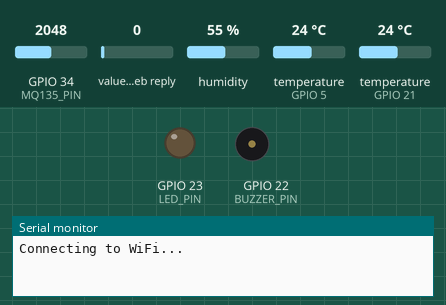
The sketch below on a simulated ESP32. Parts: output pins drawn as LEDs (lit = HIGH), buzzer (waves = sounding, pin HIGH), the last lines printed to the serial monitor. Inputs (shaded band) come from the test bench; at power-on: GPIO 34 (MQ135_PIN) = 2048, value in the web reply 0, humidity 55 %, temperature (sensors on GPIO 5, GPIO 21) 24 °C. WiFi joins after 1.5 s; servers stay silent unless stated; web services answer with replies made up by the test bench.

Above: at 0.1 s.
At 18.1 s:
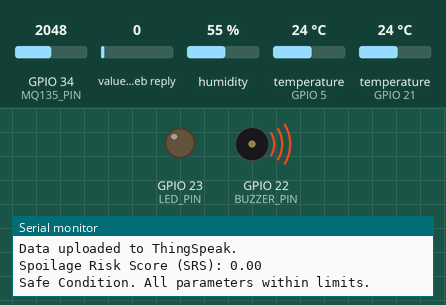
Timing chart, 0 to 19.6 s (numbered marks = the images above):
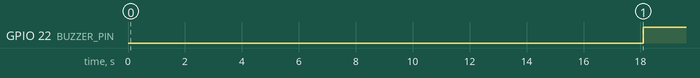

The sketch:

esp32_cold_chain_validator.ino
```cpp
/*
  Cold Chain Validator Firmware for ESP32

  This code reads temperature, humidity, and gas sensor data
  and uploads it to the ThingSpeak cloud platform.
  A Spoilage Risk Score (SRS) computed using cloud-based
  MATLAB analytics is fetched back to trigger alerts.

  Hardware:
  - ESP32
  - DS18B20 Temperature Sensor
  - DHT22 Humidity Sensor
  - MQ-135 Gas Sensor

  Note:
  This firmware was developed for an academic mini-project
  under the course CS61066 - Architecture and Protocols for IoT.
*/

#include <WiFi.h>
#include <HTTPClient.h>
#include <OneWire.h>
#include <DallasTemperature.h>
#include "DHT.h"

#define ONE_WIRE_BUS 5
#define DHTPIN 21
#define DHTTYPE DHT22
#define MQ135_PIN 34
#define LED_PIN 23
#define BUZZER_PIN 22

const char* ssid = "your_wifi_ssid";
const char* pass = "wifi_password";

String writeApiKey = "write_apikey_from_thingspeak_channel";
String readApiKey  = "read_apikey_from_thingspeak_channel";
String channelID   = "thingspeak_channel_id";
const char* server = "api.thingspeak.com";

OneWire oneWire(ONE_WIRE_BUS);
DallasTemperature ds18b20(&oneWire);
DHT dht(DHTPIN, DHTTYPE);

void setup() {
  Serial.begin(115200);
  pinMode(LED_PIN, OUTPUT);
  pinMode(BUZZER_PIN, OUTPUT);
  pinMode(MQ135_PIN, INPUT);

  Serial.println("Connecting to WiFi...");
  WiFi.begin(ssid, pass);
  while (WiFi.status() != WL_CONNECTED) {
    delay(500);
    Serial.print(".");
  }
  Serial.println("\nConnected to WiFi!");
  ds18b20.begin();
  dht.begin();
}

void loop() {

  ds18b20.requestTemperatures();
  float tempC = ds18b20.getTempCByIndex(0);
  float humidity = dht.readHumidity();
  int mq135_value = analogRead(MQ135_PIN);
  float voc_ppm = map(mq135_value, 0, 4095, 0, 500);

  String productName = "Unknown";
  String stageName = "Not Set";

  if (WiFi.status() == WL_CONNECTED) {
    HTTPClient http;

    String url1 = "https://api.thingspeak.com/channels/" + channelID + "/fields/5/last?api_key=" + readApiKey;
    http.begin(url1);
    int code1 = http.GET();
    if (code1 == 200) {
      int productID = http.getString().toInt();
      switch (productID) {
        case 1: productName = "Milk"; break;
        case 2: productName = "Meat"; break;
        case 3: productName = "Fruits"; break;
        default: productName = "General Food"; break;
      }
    }
    http.end();

    String url2 = "https://api.thingspeak.com/channels/" + channelID + "/fields/6/last?api_key=" + readApiKey;
    http.begin(url2);
    int code2 = http.GET();
    if (code2 == 200) {
      int stageID = http.getString().toInt();
      switch (stageID) {
        case 1: stageName = "Cold Storage"; break;
        case 2: stageName = "Transport Truck"; break;
        case 3: stageName = "Distribution Hub"; break;
        case 4: stageName = "Retail Outlet"; break;
        default: stageName = "Unknown Stage"; break;
      }
    }
    http.end();
  }

  Serial.println("\n----------- SENSOR READINGS -----------");
  Serial.print("Product Type: "); Serial.println(productName);
  Serial.print("Stage: "); Serial.println(stageName);
  Serial.print("Temperature (°C): "); Serial.println(tempC);
  Serial.print("Humidity (%): "); Serial.println(humidity);
  Serial.print("VOC (ppm): "); Serial.println(voc_ppm);

  if (WiFi.status() == WL_CONNECTED) {
    HTTPClient http;
    String url = "https://api.thingspeak.com/update?api_key=" + writeApiKey +
                 "&field1=" + String(tempC) +
                 "&field2=" + String(tempC) +
                 "&field3=" + String(humidity) +
                 "&field4=" + String(voc_ppm);
    http.begin(url);
    int code = http.GET();
    if (code == 200) Serial.println("Data uploaded to ThingSpeak.");
    else Serial.print("Error sending data: "), Serial.println(code);
    http.end();
  }

  delay(15000);

  float srs = 0.0;
  if (WiFi.status() == WL_CONNECTED) {
    HTTPClient http;
    String url = "https://api.thingspeak.com/channels/" + channelID + "/fields/7/last?api_key=" + readApiKey;
    http.begin(url);
    int code = http.GET();
    if (code == 200) {
      srs = http.getString().toFloat();
    }
    http.end();
  }

  Serial.print("Spoilage Risk Score (SRS): ");
  Serial.println(srs);
  const float SRS_THRESHOLD = 30.0;

  if (srs > SRS_THRESHOLD) {
    Serial.println("⚠ High Spoilage Risk! Alerting...");
    while (srs > SRS_THRESHOLD) {
      digitalWrite(LED_PIN, HIGH);
      digitalWrite(BUZZER_PIN, LOW);
      delay(150);
      digitalWrite(LED_PIN, LOW);
      digitalWrite(BUZZER_PIN, HIGH);
      delay(150);

      if (WiFi.status() == WL_CONNECTED) {
        HTTPClient http2;
        String url2 = "https://api.thingspeak.com/channels/" + channelID + "/fields/7/last?api_key=" + readApiKey;
        http2.begin(url2);
        int code2 = http2.GET();
        if (code2 == 200) srs = http2.getString().toFloat();
        http2.end();
      }
    }
    Serial.println("Conditions back to normal. Alert stopped.");
  } else {
    digitalWrite(LED_PIN, LOW);
    digitalWrite(BUZZER_PIN, HIGH);
    Serial.println("Safe Condition. All parameters within limits.");
  }

  delay(10000);
}
```

Measured:
- by itself, GPIO 22 (BUZZER_PIN): LOW → HIGH at 18.1 s
